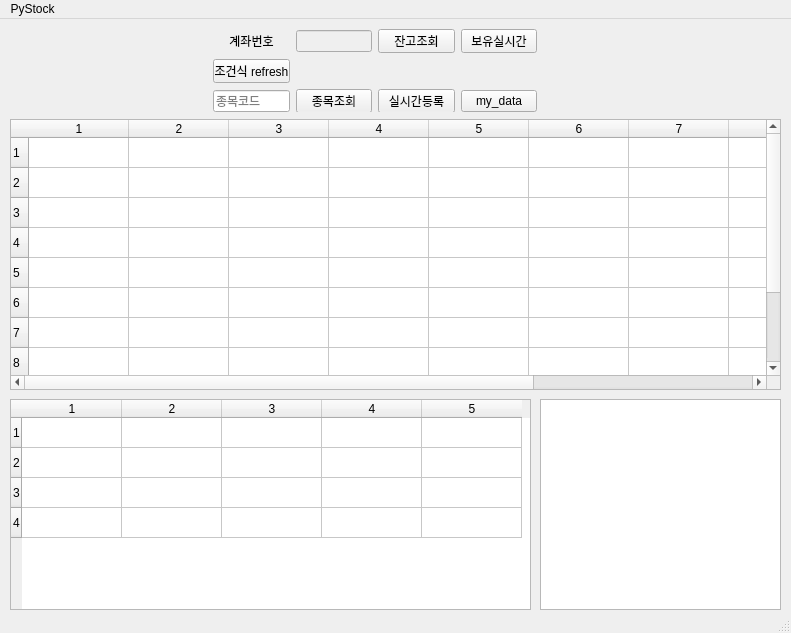
<?xml version="1.0" encoding="UTF-8"?>
<ui version="4.0">
 <class>MainWindow</class>
 <widget class="QMainWindow" name="MainWindow">
  <property name="geometry">
   <rect>
    <x>0</x>
    <y>0</y>
    <width>791</width>
    <height>633</height>
   </rect>
  </property>
  <property name="windowTitle">
   <string>MainWindow</string>
  </property>
  <widget class="QWidget" name="centralwidget">
   <widget class="QTextEdit" name="txt_output">
    <property name="enabled">
     <bool>true</bool>
    </property>
    <property name="geometry">
     <rect>
      <x>540</x>
      <y>380</y>
      <width>241</width>
      <height>211</height>
     </rect>
    </property>
    <property name="readOnly">
     <bool>true</bool>
    </property>
   </widget>
   <widget class="QWidget" name="gridLayoutWidget">
    <property name="geometry">
     <rect>
      <x>213</x>
      <y>10</y>
      <width>324</width>
      <height>83</height>
     </rect>
    </property>
    <layout class="QGridLayout" name="gridLayout">
     <item row="3" column="0">
      <widget class="QLineEdit" name="edit_code">
       <property name="text">
        <string/>
       </property>
       <property name="placeholderText">
        <string>종목코드</string>
       </property>
      </widget>
     </item>
     <item row="3" column="1">
      <widget class="QPushButton" name="btn_code">
       <property name="text">
        <string>종목조회</string>
       </property>
      </widget>
     </item>
     <item row="0" column="0">
      <widget class="QLabel" name="label">
       <property name="text">
        <string>계좌번호</string>
       </property>
       <property name="alignment">
        <set>Qt::AlignCenter</set>
       </property>
      </widget>
     </item>
     <item row="0" column="2">
      <widget class="QPushButton" name="btn_get_balance">
       <property name="text">
        <string>잔고조회</string>
       </property>
      </widget>
     </item>
     <item row="1" column="0">
      <widget class="QPushButton" name="btn_condition_refresh">
       <property name="toolTip">
        <string>test</string>
       </property>
       <property name="whatsThis">
        <string/>
       </property>
       <property name="text">
        <string>조건식 refresh</string>
       </property>
      </widget>
     </item>
     <item row="3" column="3">
      <widget class="QPushButton" name="btn_print_my_data">
       <property name="text">
        <string>my_data</string>
       </property>
      </widget>
     </item>
     <item row="3" column="2">
      <widget class="QPushButton" name="btn_register_real">
       <property name="text">
        <string>실시간등록</string>
       </property>
      </widget>
     </item>
     <item row="0" column="3">
      <widget class="QPushButton" name="btn_register_real_all">
       <property name="text">
        <string>보유실시간</string>
       </property>
      </widget>
     </item>
     <item row="0" column="1">
      <widget class="QLineEdit" name="edit_account">
       <property name="enabled">
        <bool>false</bool>
       </property>
       <property name="readOnly">
        <bool>false</bool>
       </property>
      </widget>
     </item>
    </layout>
   </widget>
   <widget class="QTableWidget" name="table_current">
    <property name="geometry">
     <rect>
      <x>10</x>
      <y>100</y>
      <width>771</width>
      <height>271</height>
     </rect>
    </property>
    <property name="rowCount">
     <number>10</number>
    </property>
    <property name="columnCount">
     <number>10</number>
    </property>
    <attribute name="horizontalHeaderVisible">
     <bool>true</bool>
    </attribute>
    <row/>
    <row/>
    <row/>
    <row/>
    <row/>
    <row/>
    <row/>
    <row/>
    <row/>
    <row/>
    <column/>
    <column/>
    <column/>
    <column/>
    <column/>
    <column/>
    <column/>
    <column/>
    <column/>
    <column/>
   </widget>
   <widget class="QTableWidget" name="table_condition">
    <property name="geometry">
     <rect>
      <x>10</x>
      <y>380</y>
      <width>521</width>
      <height>211</height>
     </rect>
    </property>
    <property name="sortingEnabled">
     <bool>false</bool>
    </property>
    <property name="rowCount">
     <number>4</number>
    </property>
    <property name="columnCount">
     <number>5</number>
    </property>
    <attribute name="horizontalHeaderHighlightSections">
     <bool>true</bool>
    </attribute>
    <row/>
    <row/>
    <row/>
    <row/>
    <column/>
    <column/>
    <column/>
    <column/>
    <column/>
   </widget>
  </widget>
  <widget class="QMenuBar" name="menubar">
   <property name="geometry">
    <rect>
     <x>0</x>
     <y>0</y>
     <width>791</width>
     <height>21</height>
    </rect>
   </property>
   <widget class="QMenu" name="menuPyStock">
    <property name="title">
     <string>PyStock</string>
    </property>
   </widget>
   <addaction name="menuPyStock"/>
  </widget>
  <widget class="QStatusBar" name="statusbar"/>
 </widget>
 <resources/>
 <connections>
  <connection>
   <sender>btn_condition_refresh</sender>
   <signal>clicked()</signal>
   <receiver>MainWindow</receiver>
   <slot>on_condition_refresh_btn_clicked()</slot>
   <hints>
    <hint type="sourcelabel">
     <x>236</x>
     <y>76</y>
    </hint>
    <hint type="destinationlabel">
     <x>180</x>
     <y>30</y>
    </hint>
   </hints>
  </connection>
  <connection>
   <sender>btn_get_balance</sender>
   <signal>clicked()</signal>
   <receiver>MainWindow</receiver>
   <slot>on_balance_btn_clicked()</slot>
   <hints>
    <hint type="sourcelabel">
     <x>436</x>
     <y>54</y>
    </hint>
    <hint type="destinationlabel">
     <x>802</x>
     <y>134</y>
    </hint>
   </hints>
  </connection>
  <connection>
   <sender>btn_print_my_data</sender>
   <signal>clicked()</signal>
   <receiver>MainWindow</receiver>
   <slot>on_print_my_data_btn_clicked()</slot>
   <hints>
    <hint type="sourcelabel">
     <x>535</x>
     <y>112</y>
    </hint>
    <hint type="destinationlabel">
     <x>832</x>
     <y>203</y>
    </hint>
   </hints>
  </connection>
  <connection>
   <sender>btn_code</sender>
   <signal>clicked()</signal>
   <receiver>MainWindow</receiver>
   <slot>on_code_btn_clicked()</slot>
   <hints>
    <hint type="sourcelabel">
     <x>349</x>
     <y>102</y>
    </hint>
    <hint type="destinationlabel">
     <x>122</x>
     <y>85</y>
    </hint>
   </hints>
  </connection>
  <connection>
   <sender>btn_register_real</sender>
   <signal>clicked()</signal>
   <receiver>MainWindow</receiver>
   <slot>on_register_real_btn_clicked()</slot>
   <hints>
    <hint type="sourcelabel">
     <x>433</x>
     <y>105</y>
    </hint>
    <hint type="destinationlabel">
     <x>840</x>
     <y>238</y>
    </hint>
   </hints>
  </connection>
  <connection>
   <sender>btn_register_real_all</sender>
   <signal>clicked()</signal>
   <receiver>MainWindow</receiver>
   <slot>on_register_real_all_btn_clicked()</slot>
   <hints>
    <hint type="sourcelabel">
     <x>508</x>
     <y>46</y>
    </hint>
    <hint type="destinationlabel">
     <x>807</x>
     <y>164</y>
    </hint>
   </hints>
  </connection>
 </connections>
 <slots>
  <slot>on_condition_refresh_btn_clicked()</slot>
  <slot>on_condition_result_btn_clicked()</slot>
  <slot>on_balance_btn_clicked()</slot>
  <slot>on_print_my_data_btn_clicked()</slot>
  <slot>on_code_btn_clicked()</slot>
  <slot>on_register_real_btn_clicked()</slot>
  <slot>on_register_real_all_btn_clicked()</slot>
  <slot>on_account_changed()</slot>
 </slots>
</ui>
